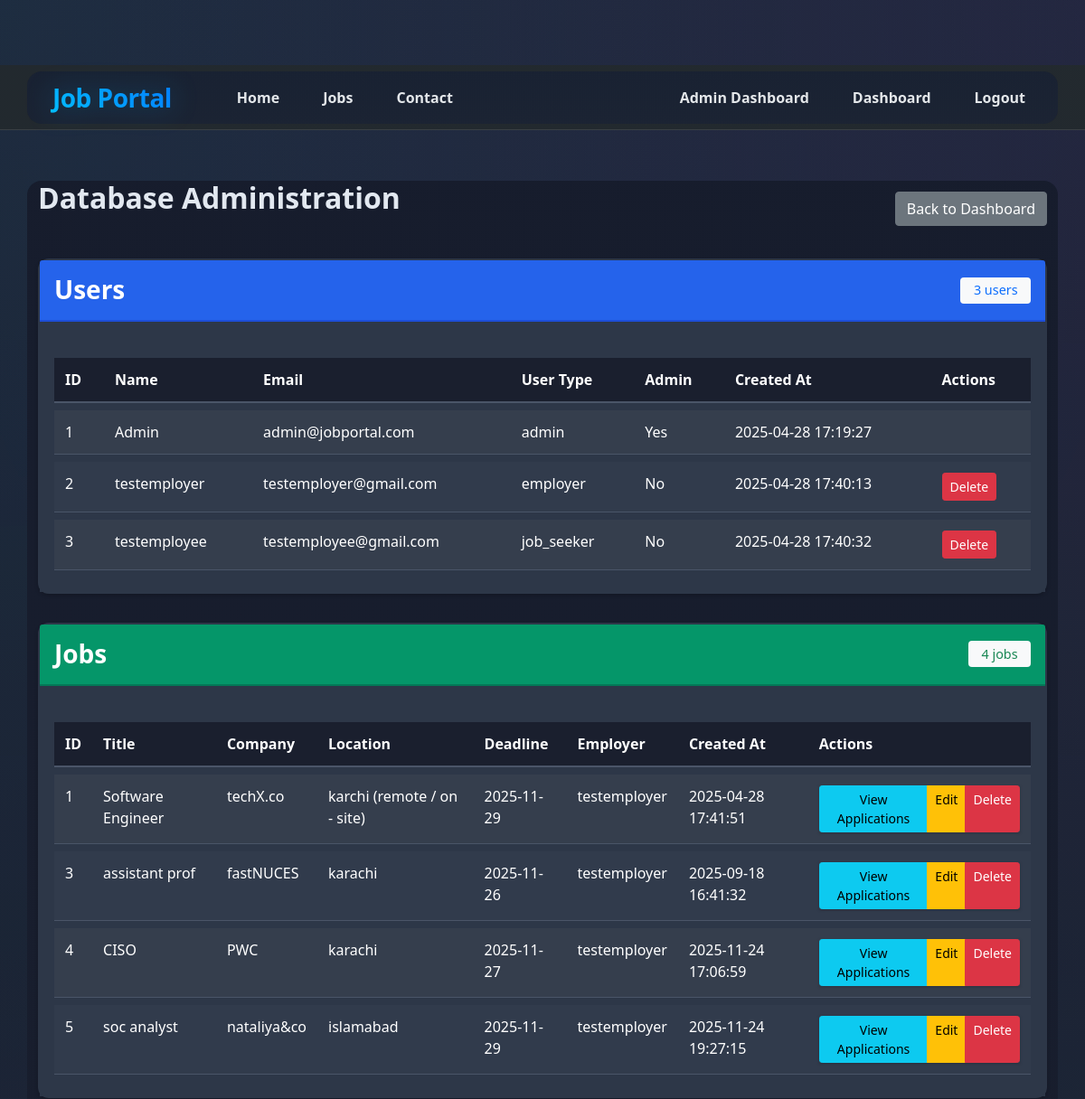
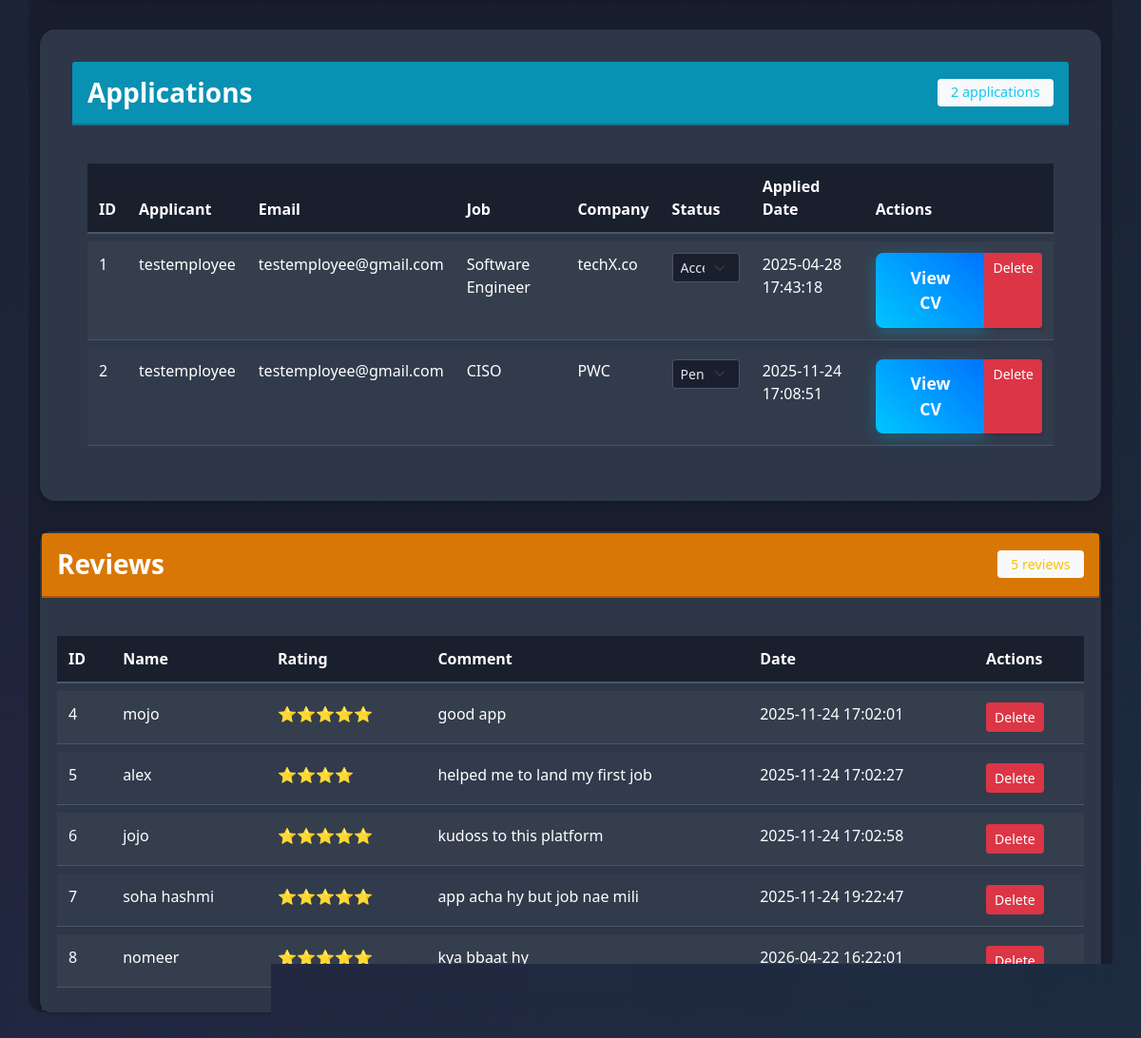
Screenshot of /database (signed in) with the database file from the repository (2 pictures, top to bottom).
### app.py (models this page shows)
class User(db.Model):
    __tablename__ = 'users'  # Explicitly naming the table
    id = db.Column(db.Integer, primary_key=True)
    user_type = db.Column(db.String(20), nullable=False)
    name = db.Column(db.String(100), nullable=False)
    email = db.Column(db.String(120), unique=True, nullable=False)
    password = db.Column(db.String(200), nullable=False)
    created_at = db.Column(db.DateTime, default=datetime.utcnow)
    is_admin = db.Column(db.Boolean, default=False)  # New admin flag
    jobs = db.relationship('Job', backref='employer', lazy=True)
    applications = db.relationship('Application', backref='job_seeker', lazy=True)

class Job(db.Model):
    __tablename__ = 'jobs'  # Explicitly naming the table
    id = db.Column(db.Integer, primary_key=True)
    title = db.Column(db.String(100), nullable=False)
    company = db.Column(db.String(100), nullable=False)
    description = db.Column(db.Text, nullable=False)
    location = db.Column(db.String(100), nullable=False)
    deadline = db.Column(db.Date, nullable=False)
    employer_id = db.Column(db.Integer, db.ForeignKey('users.id'), nullable=False)
    created_at = db.Column(db.DateTime, default=datetime.utcnow)
    applications = db.relationship('Application', backref='job', lazy=True)

class Application(db.Model):
    __tablename__ = 'applications'  # Explicitly naming the table
    id = db.Column(db.Integer, primary_key=True)
    name = db.Column(db.String(100), nullable=False)
    email = db.Column(db.String(120), nullable=False)
    job_id = db.Column(db.Integer, db.ForeignKey('jobs.id'), nullable=False)
    job_seeker_id = db.Column(db.Integer, db.ForeignKey('users.id'), nullable=False)
    status = db.Column(db.String(20), default='Pending')
    cv_file = db.Column(db.String(255))
    cover_letter = db.Column(db.Text)
    applied_date = db.Column(db.DateTime, default=datetime.utcnow)

class Review(db.Model):
    __tablename__ = 'reviews'  # Explicitly naming the table
    id = db.Column(db.Integer, primary_key=True)
    name = db.Column(db.String(100), nullable=False)
    rating = db.Column(db.Integer, nullable=False)
    comment = db.Column(db.Text, nullable=False)
    date = db.Column(db.DateTime, default=datetime.utcnow)

### app.py (the view)
@app.route('/database')
def view_database():
    if not is_admin():
        flash('Access denied. Admin privileges required.', 'danger')
        return redirect(url_for('index'))
    try:
        users = User.query.all()
        jobs = Job.query.all()
        applications = Application.query.all()
        reviews = Review.query.all()
        return render_template('database.html',
                             users=users,
                             jobs=jobs,
                             applications=applications,
                             reviews=reviews)
    except Exception as e:
        flash('Error accessing database', 'danger')
        return redirect(url_for('dashboard'))

### templates/database.html (shortened to what this page needs)
{% extends "base.html" %}
{% block content %}
<div class="container mt-4">
    <div class="d-flex justify-content-between align-items-center mb-4">
        <h2 class="main-heading">Database Administration</h2>
        <div>
            <a href="{{ url_for('dashboard') }}" class="btn btn-secondary">Back to Dashboard</a>
        </div>
    </div>
    <div class="card users-section">
        <div class="card-header text-white d-flex justify-content-between align-items-center">
            <h3 class="card-title mb-0">Users</h3>
            <span class="badge bg-light text-primary">{{ users|length }} users</span>
        </div>
        <div class="card-body">
            <div class="table-responsive">
                <table class="table table-striped table-hover">
                    <thead>
                        <tr>
                            <th>ID</th>
                            <th>Name</th>
                            <th>Email</th>
                            <th>User Type</th>
                            <th>Admin</th>
                            <th>Created At</th>
                            <th>Actions</th>
                        </tr>
                    </thead>
                    <tbody>
                        {% for user in users %}
                        <tr>
                            <td>{{ user.id }}</td>
                            <td>{{ user.name }}</td>
                            <td>{{ user.email }}</td>
                            <td>{{ user.user_type }}</td>
                            <td>{{ "Yes" if user.is_admin else "No" }}</td>
                            <td>{{ user.created_at.strftime('%Y-%m-%d %H:%M:%S') }}</td>
                            <td>
                                {% if not user.is_admin %}
                                <a href="{{ url_for('admin_delete_user', user_id=user.id) }}"
                                   class="btn btn-danger btn-sm"
                                   onclick="return confirm('Are you sure you want to delete this user? This will also delete all their jobs and applications.')">
                                    Delete
                                </a>
                                {% endif %}
                            </td>
                        </tr>
                        {% endfor %}
                    </tbody>
                </table>
            </div>
        </div>
    </div>
    <div class="card jobs-section">
        <div class="card-header text-white d-flex justify-content-between align-items-center">
            <h3 class="card-title mb-0">Jobs</h3>
            <span class="badge bg-light text-success">{{ jobs|length }} jobs</span>
        </div>
        <div class="card-body">
            <div class="table-responsive">
                <table class="table table-striped table-hover">
                    <thead>
                        <tr>
                            <th>ID</th>
                            <th>Title</th>
                            <th>Company</th>
                            <th>Location</th>
                            <th>Deadline</th>
                            <th>Employer</th>
                            <th>Created At</th>
                            <th>Actions</th>
                        </tr>
                    </thead>
                    <tbody>
                        {% for job in jobs %}
                        <tr>
                            <td>{{ job.id }}</td>
                            <td>{{ job.title }}</td>
                            <td>{{ job.company }}</td>
                            <td>{{ job.location }}</td>
                            <td>{{ job.deadline.strftime('%Y-%m-%d') }}</td>
                            <td>{{ job.employer.name }}</td>
                            <td>{{ job.created_at.strftime('%Y-%m-%d %H:%M:%S') }}</td>
                            <td>
                                <div class="btn-group">
                                    <a href="{{ url_for('view_applications', job_id=job.id) }}"
                                       class="btn btn-info btn-sm">
                                        View Applications
                                    </a>
                                    <a href="{{ url_for('admin_edit_job', job_id=job.id) }}"
                                       class="btn btn-warning btn-sm">
                                        Edit
                                    </a>
                                    <a href="{{ url_for('admin_delete_job', job_id=job.id) }}"
                                       class="btn btn-danger btn-sm"
                                       onclick="return confirm('Are you sure you want to delete this job? This will also delete all applications for this job.')">
                                        Delete
                                    </a>
                                </div>
                            </td>
                        </tr>
                        {% endfor %}
                    </tbody>
                </table>
            </div>
        </div>
    </div>
    <div class="card applications-section">
        <div class="card-header text-white d-flex justify-content-between align-items-center">
            <h3 class="card-title mb-0">Applications</h3>
            <span class="badge bg-light text-info">{{ applications|length }} applications</span>
        </div>
        <div class="card-body">
            <div class="table-responsive">
                <table class="table table-striped table-hover">
                    <thead>
                        <tr>
                            <th>ID</th>
                            <th>Applicant</th>
                            <th>Email</th>
                            <th>Job</th>
                            <th>Company</th>
                            <th>Status</th>
                            <th>Applied Date</th>
                            <th>Actions</th>
                        </tr>
                    </thead>
                    <tbody>
                        {% for application in applications %}
                        <tr>
                            <td>{{ application.id }}</td>
                            <td>{{ application.name }}</td>
                            <td>{{ application.email }}</td>
                            <td>{{ application.job.title }}</td>
                            <td>{{ application.job.company }}</td>
                            <td>
                                <form method="POST" action="{{ url_for('update_application_status', application_id=application.id) }}" class="d-inline">
                                    <select name="status" class="form-select form-select-sm" onchange="this.form.submit()">
                                        <option value="Pending" {% if application.status == 'Pending' %}selected{% endif %}>Pending</option>
                                        <option value="Accepted" {% if application.status == 'Accepted' %}selected{% endif %}>Accepted</option>
                                    </select>
                                </form>
                            </td>
                            <td>{{ application.applied_date.strftime('%Y-%m-%d %H:%M:%S') }}</td>
                            <td>
                                <div class="btn-group">
                                    {% if application.cv_file %}
                                    <a href="{{ url_for('view_cv', filename=application.cv_file) }}"
                                       class="btn btn-primary btn-sm" target="_blank">
                                        View CV
                                    </a>
                                    {% endif %}
                                    <a href="{{ url_for('admin_delete_application', application_id=application.id) }}"
                                       class="btn btn-danger btn-sm"
                                       onclick="return confirm('Are you sure you want to delete this application?')">
                                        Delete
                                    </a>
                                </div>
                            </td>
                        </tr>
                        {% endfor %}
                    </tbody>
                </table>
            </div>
        </div>
    </div>
    <div class="card reviews-section">
        <div class="card-header text-dark d-flex justify-content-between align-items-center">
            <h3 class="card-title mb-0">Reviews</h3>
            <span class="badge bg-light text-warning">{{ reviews|length }} reviews</span>
        </div>
        <div class="card-body">
            <div class="table-responsive">
                <table class="table table-striped table-hover">
                    <thead>
                        <tr>
                            <th>ID</th>
                            <th>Name</th>
                            <th>Rating</th>
                            <th>Comment</th>
                            <th>Date</th>
                            <th>Actions</th>
                        </tr>
                    </thead>
                    <tbody>
                        {% for review in reviews %}
                        <tr>
                            <td>{{ review.id }}</td>
                            <td>{{ review.name }}</td>
                            <td>{{ "⭐" * review.rating }}</td>
                            <td>{{ review.comment }}</td>
                            <td>{{ review.date.strftime('%Y-%m-%d %H:%M:%S') }}</td>
                            <td>
                                <a href="{{ url_for('admin_delete_review', review_id=review.id) }}"
                                   class="btn btn-danger btn-sm"
                                   onclick="return confirm('Are you sure you want to delete this review?')">
                                    Delete
                                </a>
                            </td>
                        </tr>
                        {% endfor %}
                    </tbody>
                </table>
            </div>
        </div>
    </div>
</div>
{% endblock %}

### rows the page displays
User: id "1", name "Admin", email "admin@jobportal.com", user_type "admin", is_admin "Yes", created_at "2025-04-28 17:19:27"
User: id "2", name "testemployer", email "testemployer@gmail.com", user_type "employer", is_admin "No", created_at "2025-04-28 17:40:13"
User: id "3", name "testemployee", email "testemployee@gmail.com", user_type "job_seeker", is_admin "No", created_at "2025-04-28 17:40:32"
Job: id "1", title "Software Engineer", company "techX.co", location "karchi (remote / on - site)", deadline "2025-11-29", employer.name "testemployer", created_at "2025-04-28 17:41:51"
Job: id "3", title "assistant prof", company "fastNUCES", location "karachi", deadline "2025-11-26", employer.name "testemployer", created_at "2025-09-18 16:41:32"
Job: id "4", title "CISO", company "PWC", location "karachi", deadline "2025-11-27", employer.name "testemployer", created_at "2025-11-24 17:06:59"
Job: id "5", title "soc analyst", company "nataliya&co", location "islamabad", deadline "2025-11-29", employer.name "testemployer", created_at "2025-11-24 19:27:15"
Application: id "1", name "testemployee", email "testemployee@gmail.com", job "Software Engineer", job.company "techX.co", status "Accepted", applied_date "2025-04-28 17:43:18"
Application: id "2", name "testemployee", email "testemployee@gmail.com", job "CISO", job.company "PWC", status "Pending", applied_date "2025-11-24 17:08:51"
Review: id "4", name "mojo", rating "⭐⭐⭐⭐⭐", comment "good app", date "2025-11-24 17:02:01"
Review: id "5", name "alex", rating "⭐⭐⭐⭐", comment "helped me to land my first job", date "2025-11-24 17:02:27"
Review: id "6", name "jojo", rating "⭐⭐⭐⭐⭐", comment "kudoss to this platform", date "2025-11-24 17:02:58"
Review: id "7", name "soha hashmi", rating "⭐⭐⭐⭐⭐", comment "app acha hy but job nae mili", date "2025-11-24 19:22:47"
Review: id "8", name "nomeer", rating "⭐⭐⭐⭐⭐", comment "kya bbaat hy", date "2026-04-22 16:22:01"

### other values shown
{{ users|length }} "3"
{{ jobs|length }} "4"
{{ applications|length }} "2"
{{ reviews|length }} "5"
